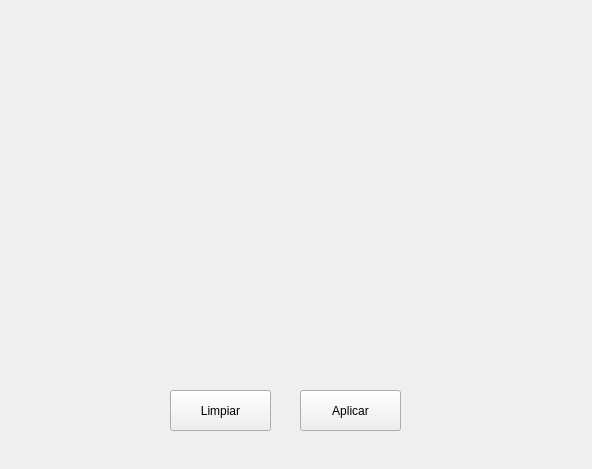
<?xml version="1.0" encoding="UTF-8"?>
<ui version="4.0">
 <class>PlotConf</class>
 <widget class="QWidget" name="PlotConf">
  <property name="geometry">
   <rect>
    <x>0</x>
    <y>0</y>
    <width>592</width>
    <height>469</height>
   </rect>
  </property>
  <property name="windowTitle">
   <string>Configuración</string>
  </property>
  <widget class="QPushButton" name="ButtonAplicar">
   <property name="geometry">
    <rect>
     <x>300</x>
     <y>390</y>
     <width>101</width>
     <height>41</height>
    </rect>
   </property>
   <property name="text">
    <string>Aplicar</string>
   </property>
  </widget>
  <widget class="QPushButton" name="pushButton">
   <property name="geometry">
    <rect>
     <x>170</x>
     <y>390</y>
     <width>101</width>
     <height>41</height>
    </rect>
   </property>
   <property name="text">
    <string>Limpiar</string>
   </property>
  </widget>
 </widget>
 <resources/>
 <connections/>
</ui>
